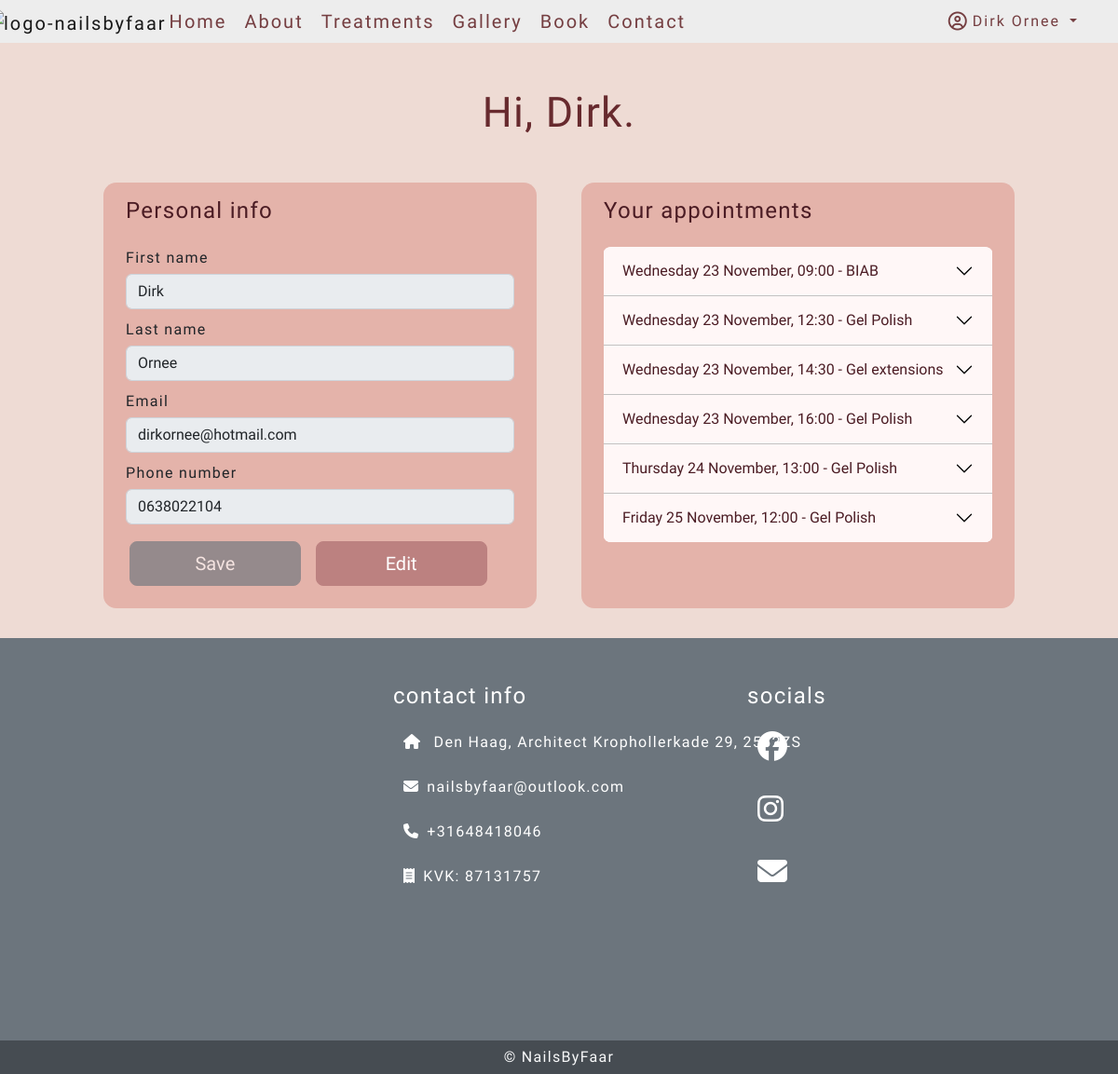
Before: /user/dashboard (signed in) with the older database file.
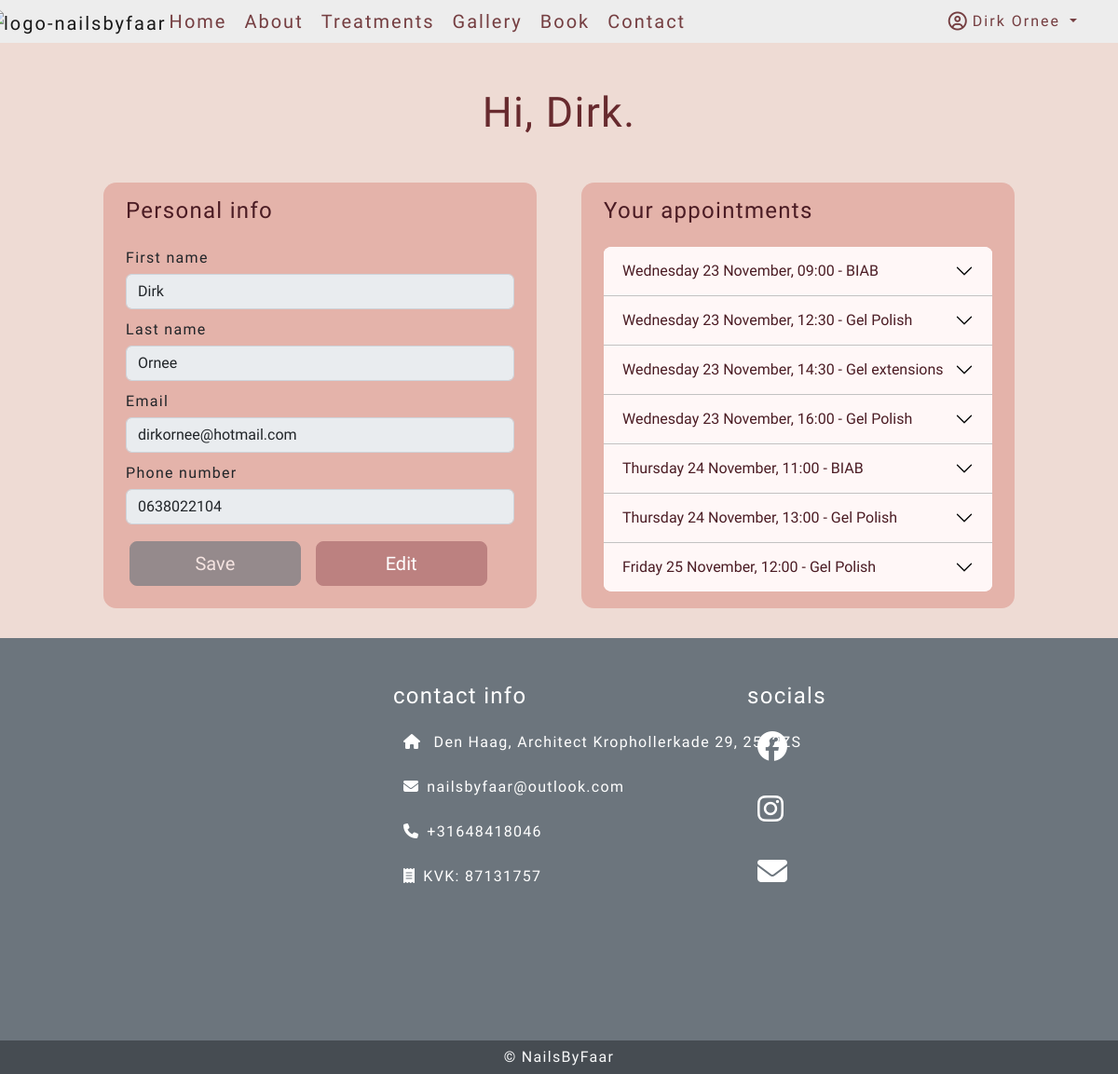
After: the same page with the newer database file.
### users/models.py (models this page shows, shortened)
class User(AbstractBaseUser, PermissionsMixin):
    email = models.EmailField(max_length=254, unique=True)
    first_name = models.CharField(max_length=254, null=True, blank=True)
    last_name = models.CharField(max_length=254, null=True, blank=True)
    phone_number = models.CharField(max_length=16, null=True, blank=True)
    is_staff = models.BooleanField(default=False)
    is_superuser = models.BooleanField(default=False)
    is_active = models.BooleanField(default=True)
    last_login = models.DateTimeField(null=True, blank=True)
    date_joined = models.DateTimeField(default=timezone.now)
    USERNAME_FIELD = 'email'
    EMAIL_FIELD = 'email'
    REQUIRED_FIELDS = []
    objects = UserManager()

### salon/models.py (models this page shows, shortened)
class Appointment(models.Model):
    user = models.ForeignKey(
        User,
        related_name="user",
        on_delete=models.PROTECT,
        null=True,
        blank=True
        )
    email = models.EmailField(max_length=254, blank=True, null=True)
    first_name = models.CharField(max_length=254, null=True, blank=True)
    last_name = models.CharField(max_length=254, null=True, blank=True)
    phone_number = models.CharField(max_length=16, null=True, blank=True)
    treatment_name = models.ForeignKey(
        Treatment,
        related_name="treatment_name",
        on_delete=models.PROTECT,
        null=True
        )
    date_time = models.DateTimeField()

class Treatment(models.Model):
    appointment_type = models.CharField(max_length=150)
    title = models.CharField(max_length=150, unique=True)
    description = models.TextField()
    short_description = models.CharField(max_length=225)
    image = CloudinaryField('image', default='placeholder')
    price = models.DecimalField(max_digits=10, decimal_places=2)
    duration = models.DecimalField(max_digits=3, decimal_places=0)
    display = models.BooleanField(default=False)
    active = models.BooleanField(default=False)

### users/views.py (the view, shortened to what this page needs)
# urls.py: path('dashboard', views.Dashboard.as_view(), name="dashboard"),
class Dashboard(View):
    def get(self, request):
        user_dict = {}
        if request.user.is_authenticated:
            user_dict = {
                'email': request.user.email,
                'first_name': request.user.first_name,
                'last_name': request.user.last_name,
                'phone_number': request.user.phone_number
                }
        else:
            return HttpResponseRedirect(reverse("account_login"))
        user_form = EditUserForm(initial=user_dict)
        yesterday = datetime.today() - timedelta(days=1)
        appointment_queryset_1 = Appointment.objects.filter(
            date_time__gt=yesterday).filter(
                user__email=request.user.email).order_by(
                    "date_time").values()
        appointment_queryset_2 = Appointment.objects.filter(
            date_time__gt=yesterday).filter(
                email=request.user.email).order_by(
                    "date_time").values()
        appointment_queryset = list(appointment_queryset_1 | appointment_queryset_2)
        for dict in appointment_queryset:
            date = dict["date_time"]
            check_date = datetime.now() + timedelta(days=2)
            if date <= check_date:
                dict["not_cancellable"] = True
            dict["date_time_short"] = dict["date_time"].strftime("%A %d %B, %H:%M")
            dict["date_time"] = dict["date_time"].strftime("%A %d %B %Y, %H:%M")
            dict["duration"] = int(Treatment.objects.get(id=dict['treatment_name_id']).duration)
            dict["treatment_name"] = Treatment.objects.get(id=dict['treatment_name_id']).title
        context = {"user_form": user_form, "appointments": appointment_queryset}
        return render(request, "user-dashboard.html", context=context)

### users/forms.py
class EditUserForm(forms.ModelForm):
    def __init__(self, *args, **kwargs):
        super(EditUserForm, self).__init__(*args, **kwargs)
        for fieldname, field in self.fields.items():
            field.widget.attrs.update({
            'class': 'custom-form-field'
        })
    class Meta:
        model = User
        fields = ('first_name', 'last_name', 'email', 'phone_number')

### templates/user-dashboard.html (shortened to what this page needs)
{% extends "base.html" %}
{% load static %}
{% load crispy_forms_tags %}
{% block content %}
<div class="container mt-md-5 my-2">
    <div class="row mx-auto w-100 justify-content-center">
        <div class="text-center mb-3">
            <h2>Hi, {{ request.user.first_name}}.</h2>
        </div>
        <div class="col-md-5 m-4 py-3 px-md-4 h-100 user-data-box">
            <h4>Personal info</h4>
            <form method="POST" class="mt-4" id="user-data-form">
                {{ user_form | crispy }}
                <div class="row">
                    <button type="submit" class="btn btn-secondary btn-card btn-lg col-5 disabled my-2 ms-3"
                        id="save-user-data">Save</button>
                    <button type="button" onClick="editUserData()"
                        class="btn btn-secondary btn-card btn-lg col-5 my-2 ms-3" id="edit-user-data">Edit</button>
                </div>
            </form>
        </div>
        <div class="col-md-5 m-4 py-3 px-md-4 user-data-box">
            <h4>Your appointments</h4>
            <div class="mt-4 accordion accordion-flush" id="accordionFlushAppointment">
                {% for appointment in appointments %}
                <div class="accordion-item">
                    <h5 class="accordion-header" id="flush-heading-{{ forloop.counter }}">
                        <button class="accordion-button collapsed" type="button" data-bs-toggle="collapse"
                            data-bs-target="#flush-collapse-{{ forloop.counter }}" aria-expanded="false"
                            aria-controls="flush-collapse-{{ forloop.counter }}">
                            {{ appointment.date_time_short }} - {{ appointment.treatment_name }}
                        </button>
                    </h5>
                </div>
                {% endfor %}
            </div>
        </div>
    </div>
</div>
{% endblock %}

### templates/base.html (shortened to what this page needs)
{% load static %}
{% load cloudinary %}
<!DOCTYPE html>
<html lang="en">
<head>
    <link href="https://cdn.jsdelivr.net/npm/bootstrap@5.2.1/dist/css/bootstrap.min.css" rel="stylesheet"
>
    <link rel="stylesheet" href="{% static 'css/style.css' %}">
</head>
<body class="d-flex flex-column min-vh-100">
    <header>
        {% if not is_home %}
        <nav class="navbar navbar-expand-md navbar-color navbar-background">
            {% else %}
            <nav class="navbar navbar-expand-md navbar-color">
                {% endif %}
                <div class="container-fluid">
                    <a href="{% url 'home' %}" class="navbar-brand"><img
                            src="https://res.cloudinary.com/dirkornee/image/upload/v1666360592/logo-no-background_thicker_s1qwll.png"
                            alt="logo-nailsbyfaar" style="height: 130px; margin: -24px;"></a>
                    <div class="collapse navbar-collapse" id="navbarSupportedContent">
                        <ul class="navbar-nav me-auto mb-2 mb-lg-0">
                            <li class="nav-item">
                                <a href="{% url 'home' %}" class="nav-link fs-5">Home</a>
                            </li>
                            <li class="nav-item">
                                <a href="{% url 'about' %}" class="nav-link fs-5">About</a>
                            </li>
                            <li class="nav-item">
                                <a href="{% url 'treatments' %}" class="nav-link fs-5">Treatments</a>
                            </li>
                            <li class="nav-item">
                                <a href="{% url 'gallery' %}" class="nav-link fs-5">Gallery</a>
                            </li>
                            <li class="nav-item">
                                <a href="{% url 'book' %}" class="nav-link fs-5">Book</a>
                            </li>
                            <li class="nav-item">
                                <a href="{% url 'contact' %}" class="nav-link fs-5">Contact</a>
                            </li>
                        </ul>
                        <ul class="navbar-nav ms-auto mb-2 mb-lg-0">
                            {% if request.user.is_authenticated %}
                            <li class="nav-item dropdown me-4">
                                <a class="nav-link dropdown-toggle" href="#" role="button" data-bs-toggle="dropdown"
                                    aria-expanded="false">
                                    <i class="far fa-user-circle fa-lg me-1"></i>{{ user.first_name }}
                                    {{user.last_name}}
                                </a>
                            </li>
                            {% else %}
                            <li class="na-item">
                                <a href="{% url 'account_login' %}"
                                    class="nav-link fs-5 btn btn-outline-primary btn-login" id="btn-login">Login</a>
                            </li>
                            {% endif %}
                        </ul>
                    </div>
                </div>
            </nav>
    </header>
    <main>
        {% block content %}
        {% endblock content %}
    </main>
    <footer class="text-white text-center text-lg-start bg-secondary mt-auto">
        <div class="container pt-5">
            <div class="row">
                <div class="col-lg-4 mb-4">
                    <div id="map"></div>
                </div>
                <div class="col-lg-4 mb-4">
                    <h4 class="mb-4 text-white">contact info</h4>
                    <ul class="fa-ul">
                        <li class="fa-li mb-4 text-nowrap">
                            <span><i class="fas fa-home"></i>
                            </span><span class="ms-2">Den
                                Haag, Architect Krophollerkade 29,
                                2552ZS</span>
                        </li>
                        <li class="fa-li mb-4 text-nowrap">
                            <span><i class="fas fa-envelope"></i></span><span
                                class="ms-2">nailsbyfaar@outlook.com</span>
                        </li>
                        <li class="fa-li mb-4 text-nowrap">
                            <span><i class="fas fa-phone"></i></span><span class="ms-2">+31648418046</span>
                        </li>
                        <li class="fa-li mb-4 text-nowrap">
                            <span><i class="fas fa-receipt"></i></span><span class="ms-2">KVK: 87131757</span>
                        </li>
                    </ul>
                </div>
                <div class="col-lg-4 mb-4">
                    <h4 class="mb-4 text-white">socials</h4>
                    <ul class="fa-ul">
                        <li class="fa-li mb-4 pb-2 footer-social-icon">
                            <span class="text-nowrap"><i class="fa-brands fa-facebook fa-2x"></i>
                            </span>
                        </li>
                        <li class="fa-li mb-4 pb-2 footer-social-icon">
                            <span class="text-nowrap"><i class="fa-brands fa-instagram fa-2x"></i></span>
                        </li>
                        <li class="fa-li mb-4 pb-2 footer-social-icon">
                            <span class="text-nowrap"><i class="fa-solid fa-envelope fa-2x"></i></span>
                        </li>
                    </ul>
                </div>
            </div>
        </div>
        <div class="container" style="max-width: 100%;">
            <div class="row bg-dark" style="--bs-bg-opacity: .50">
                <div class="col-12 text-center">
                    <p class="mb-0 p-1 text-light">&copy; NailsByFaar</p>
                </div>
            </div>
        </div>
    </footer>
</body>
</html>

### static/css/style.css (style rules this page uses)
body { background-color: rgba(224, 189, 177, 0.54); font-family: 'Ubuntu', sans-serif; letter-spacing: 1.3px; font-weight: 300; }
p { line-height: 28px; color: rgb(115, 115, 115); font-weight: 400; }
h2 { font-size: 2.8rem; color: #672a2e; }
h4 { color: #4b1c24; }
h5 { color: #4b1c24; }
a { color: #BC8180; }
ul li { margin-left: 3px !important; }
.navbar { padding: 0; letter-spacing: 2px; font-weight: 300; }
.navbar-color { --bs-navbar-color: #672a2ee6; --bs-navbar-hover-color: #a17772; }
.navbar-background { background-color: #ededed; }
div#map { min-height: 360px; }
* { box-sizing: border-box; margin: 0; padding: 0; }
.fa-ul { margin-left: 2rem; }
.btn-card { --bs-btn-bg: #BC8180; --bs-btn-border-color: #BC8180; --bs-btn-hover-bg: #A17772; --bs-btn-hover-border-color: #A17772; --bs-btn-active-bg: #672A2E; --bs-btn-active-border-color: #672A2E; }
.custom-form-field { margin-top: 5px; margin-bottom: 10px; }
.user-data-box { background: #e4b3aa; border-radius: 3%; }
#accordionFlushAppointment { overflow: hidden; border-radius: 2%; --bs-accordion-bg: #fff7f7; --bs-accordion-border-color: #c2c2c2; --bs-accordion-btn-color: unset; --bs-accordion-active-bg: #bc8180; --bs-accordion-active-color: white; }

Changed rows visible on the page:
added Appointment: date_time_short "Thursday 24 November, 11:00", treatment_name "BIAB"
